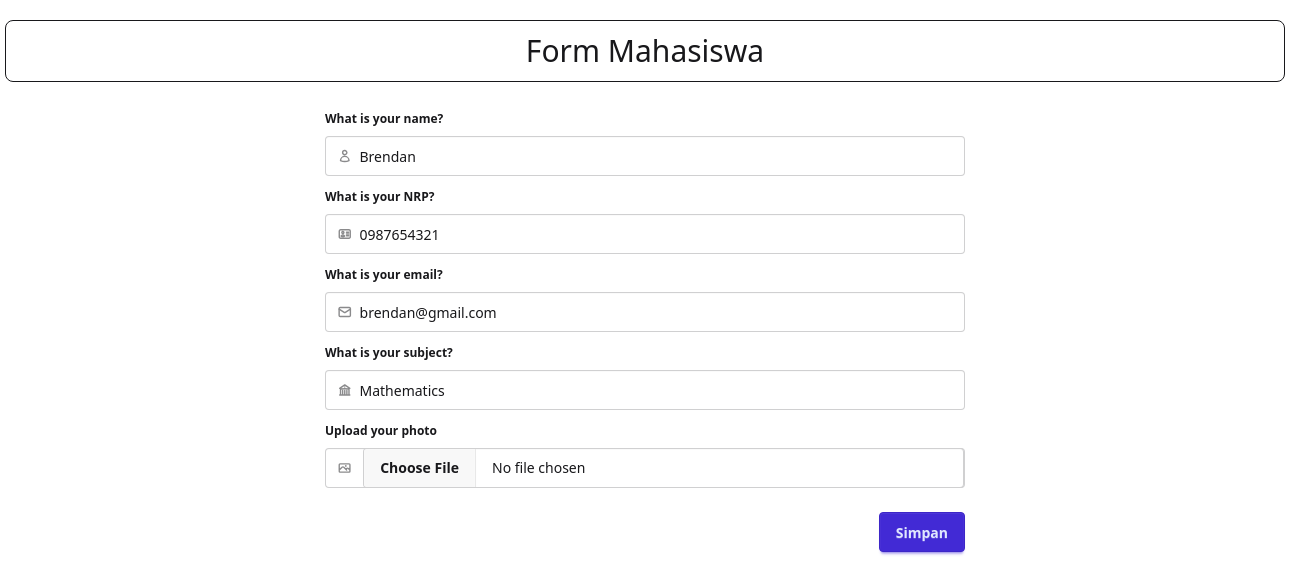
/manage-student.php?edit=1, run on the app's committed database.
### tables this page shows
CREATE TABLE `students` (
  `id` int(11) NOT NULL,
  `nama` varchar(100) NOT NULL,
  `nrp` varchar(100) NOT NULL,
  `email` varchar(100) NOT NULL,
  `jurusan` varchar(100) NOT NULL,
  `gambar` varchar(255) NOT NULL,
  `created_at` timestamp NOT NULL DEFAULT current_timestamp(),
  `updated_at` timestamp NULL DEFAULT NULL ON UPDATE current_timestamp()
);

### config/connection.php (called while the page is built, shortened)
<?php
$conn = mysqli_connect("localhost", "root", "", "db_belajar_php_1");
function query($query){
    global $conn;
    $result = mysqli_query($conn, $query);
    $rows = [];
    while ($row = mysqli_fetch_assoc($result)){
        $rows[] = $row;
    }
    return $rows;
}
?>

### manage-student.php (the view, shortened to what this page needs)
<?php
include 'config/connection.php';
$id = isset($_GET['edit']) ? $_GET['edit'] : null;
$data = !is_null($id) ? query("SELECT * FROM students WHERE id = $id")[0] : 0;
?>
<!DOCTYPE html>
<html lang="en">
<head>
    <link rel="stylesheet" href="assets/css/style.css">
</head>
<body>
    <div class="w-7xl mx-auto">
        <div class="text-3xl text-center my-5 rounded-lg border py-3">Form Mahasiswa</div>
        <div class="w-1/2 mx-auto">
            <form action="" method="post" enctype="multipart/form-data">
                <fieldset class="fieldset">
                    <legend class="fieldset-legend">What is your name?</legend>
                    <label class="input validator w-full">
                        <input type="text" placeholder="Enter your name" name="nama" value="<?= isset($_GET['edit']) ? $data['nama'] : "" ?>" required />
                    </label>
                </fieldset>
                <fieldset class="fieldset">
                    <legend class="fieldset-legend">What is your NRP?</legend>
                    <label class="input validator w-full">
                        <input type="number" placeholder="Enter your nrp" name="nrp" value="<?= isset($_GET['edit']) ? $data['nrp'] : "" ?>" required />
                    </label>
                </fieldset>
                <fieldset class="fieldset">
                    <legend class="fieldset-legend">What is your email?</legend>
                    <label class="input validator w-full">
                        <svg class="h-[1em] opacity-50" xmlns="http://www.w3.org/2000/svg" viewBox="0 0 24 24">
                            <g
                            stroke-linejoin="round"
                            stroke-linecap="round"
                            stroke-width="2.5"
                            fill="none"
                            stroke="currentColor"
                            >
                            <rect width="20" height="16" x="2" y="4" rx="2"></rect>
                            <path d="m22 7-8.97 5.7a1.94 1.94 0 0 1-2.06 0L2 7"></path>
                            </g>
                        </svg>
                        <input type="email" placeholder="mail@site.com" name="email" value="<?= isset($_GET['edit']) ? $data['email'] : "" ?>" required />
                    </label>
                </fieldset>
                <fieldset class="fieldset">
                    <legend class="fieldset-legend">What is your subject?</legend>
                    <label class="input validator w-full">
                        <input type="text" placeholder="Enter your subject" name="jurusan" value="<?= isset($_GET['edit']) ? $data['jurusan'] : "" ?>" required />
                    </label>
                </fieldset>
                <fieldset class="fieldset">
                    <legend class="fieldset-legend">Upload your photo</legend>
                    <label class="input validator p-0 w-full">
                        <input type="file" class="file-input w-full" placeholder="Upload your photo" name="gambar"/>
                    </label>
                </fieldset>
                <div class="flex justify-end my-5">
                    <button class="btn btn-primary" type="submit" name="submit">Simpan</button>
                </div>
            </form>
        </div>
    </div>
</body>
</html>

### data on the page
students: nama "Brendan", nrp "0987654321", email "brendan@gmail.com", jurusan "Mathematics"
